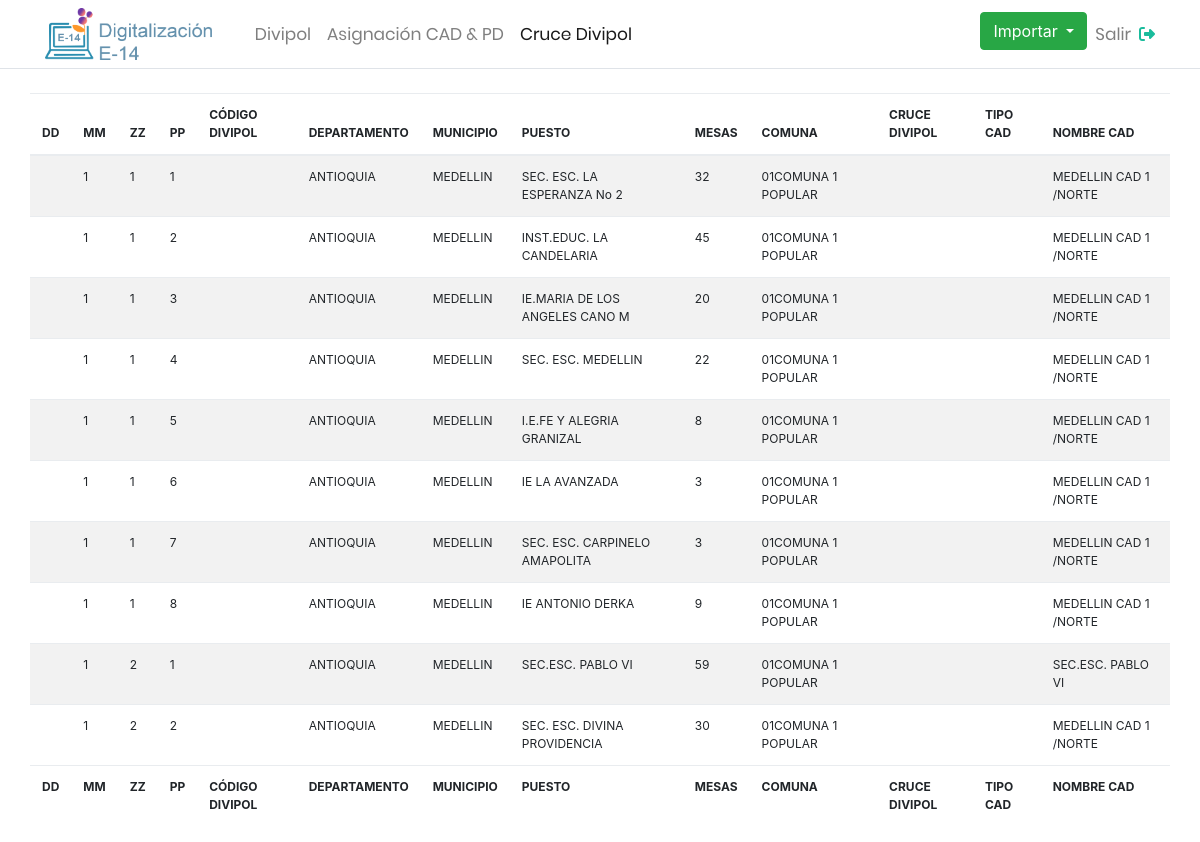
/cruce_divipol.php, run on an earlier commit of the app's database.
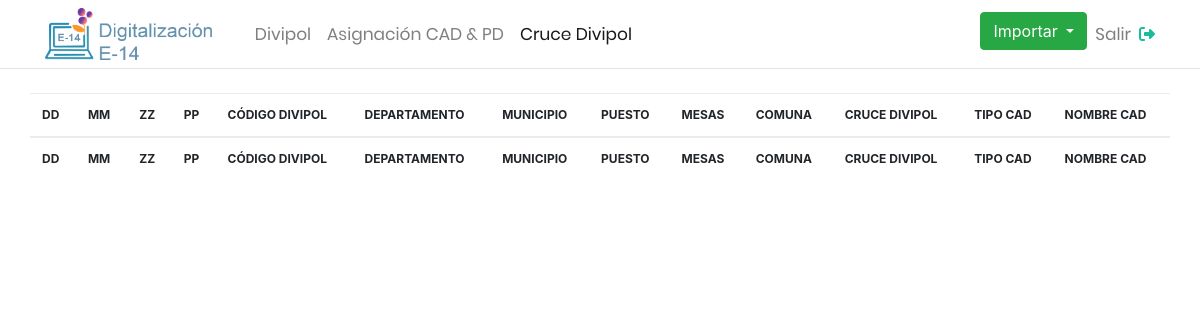
And on a later commit of the database.
### tables this page shows
CREATE TABLE `cruce_divipol` (
  `dd` int(10) NOT NULL,
  `mm` int(10) NOT NULL,
  `zz` int(10) NOT NULL,
  `pp` int(10) NOT NULL,
  `c_divipol` int(30) NOT NULL,
  `departamento` varchar(50) NOT NULL,
  `municipio` varchar(50) NOT NULL,
  `puesto` varchar(50) NOT NULL,
  `mesas` int(10) NOT NULL,
  `comuna` varchar(50) NOT NULL,
  `cruce_divipol` int(30) NOT NULL,
  `tipo_cad` varchar(30) NOT NULL,
  `nombre_cad` varchar(50) NOT NULL
);

### cruce_divipol.php (the view, shortened to what this page needs)
<!DOCTYPE html>
    <html lang="en">
    <head>
        <link rel="stylesheet" type="text/css" href="css/style.css">
        <link href="https://cdn.datatables.net/1.13.4/css/dataTables.bootstrap5.min.css" rel="stylesheet"/>
        <link href="https://cdn.datatables.net/buttons/2.3.6/css/buttons.bootstrap5.min.css" rel="stylesheet"/>
        <link rel="stylesheet" type="text/css" href="vendor/bootstrap/css/bootstrap.min.css">
        <link rel="stylesheet" href="https://cdnjs.cloudflare.com/ajax/libs/font-awesome/6.4.0/css/all.min.css" />
    </head>
    <body>
	<?php
		include("modelo/conexion.php");
	?>
<nav class="navbar navbar-light navbar-expand-md bg-faded justify-content-center">
    <div class="container">
        <img src="images/logo.png" style="width: 15%;">
        <div class="navbar-collapse collapse w-100" id="collapsingNavbar3">
            <ul class="navbar-nav w-100 justify-content-center">
                <li class="nav-item ">
                    <a class="nav-link" href="divipol.php">Divipol</a>
                </li>
                <li class="nav-item">
                    <a class="nav-link" href="asignacion.php">Asignación CAD & PD</a>
                </li>
                <li class="nav-item active">
                    <a class="nav-link" href="cruce_divipol.php">Cruce Divipol</a>
                </li>
            </ul>
            <ul class="nav navbar-nav ms-auto w-100 justify-content-end">
            <div class="dropdown">
                    <button class="btn btn-success dropdown-toggle" type="button" id="dropdownMenuButton" data-toggle="dropdown" aria-haspopup="true" aria-expanded="false">
                    Importar
                    </button>
                </div>
                <li class="nav-item">
                    <a class="nav-link" href="modelo/logout.php">Salir</a>
                </li>
            </ul>
            <i class="fa-solid fa-right-from-bracket" style="color: #1ABC9C;"></i>
        </div>
    </div>
</nav>
<div class="container my-4">
        <div class="row">
    <table id="example" class="table table-striped">
        <thead>
            <tr style="font-size: 12px;">
                <th>DD</th>
                <th>MM</th>
                <th>ZZ</th>
                <th>PP</th>
                <th>CÓDIGO DIVIPOL</th>
                <th>DEPARTAMENTO</th>
                <th>MUNICIPIO</th>
                <th>PUESTO</th>
                <th>MESAS</th>
                <th>COMUNA</th>
                <th>CRUCE DIVIPOL</th>
                <th>TIPO CAD</th>
                <th>NOMBRE CAD</th>
            </tr>
        </thead>
        <?php
        $sql="SELECT * from cruce_divipol";
        $result=mysqli_query($conexion,$sql);
        while($mostrar=mysqli_fetch_array($result)){
            ?>
            <tr style="font-size: 12px;">
                <td><?php echo $mostrar['dd']?></td>
                <td><?php echo $mostrar['mm']?></td>
                <td><?php echo $mostrar['zz']?></td>
                <td><?php echo $mostrar['pp']?></td>
                <td><?php echo $mostrar['c_divipol']?></td>
                <td><?php echo $mostrar['departamento']?></td>
                <td><?php echo $mostrar['municipio']?></td>
                <td><?php echo $mostrar['puesto']?></td>
                <td><?php echo $mostrar['mesas']?></td>
                <td><?php echo $mostrar['comuna']?></td>
                <td><?php echo $mostrar['cruce_divipol']?></td>
                <td><?php echo $mostrar['tipo_cad']?></td>
                <td><?php echo $mostrar['nombre_cad']?></td>
            </tr>
            <?php
        }
        ?>
        <tfoot>
            <tr style="font-size: 12px;">
            <th>DD</th>
                <th>MM</th>
                <th>ZZ</th>
                <th>PP</th>
                <th>CÓDIGO DIVIPOL</th>
                <th>DEPARTAMENTO</th>
                <th>MUNICIPIO</th>
                <th>PUESTO</th>
                <th>MESAS</th>
                <th>COMUNA</th>
                <th>CRUCE DIVIPOL</th>
                <th>TIPO CAD</th>
                <th>NOMBRE CAD</th>
            </tr>
        </tfoot>
    </table>
    </div>
    </div>
    </body>
</html>

### css/style.css (style rules this page uses)
.container { margin-left: 3px; }
body, html { height: 100%; font-family: Poppins-Regular, sans-serif; }
a { font-family: Poppins-Regular; font-size: 17px; line-height: 1.7; color: #666666; margin: 0px; transition: all 0.4s; -webkit-transition: all 0.4s; -o-transition: all 0.4s; -moz-transition: all 0.4s; }
.navbar { background: #fff; padding-left: 16px; padding-right: 16px; border-bottom: 1px solid #dfe3e8; border-radius: 0; }
.navbar .nav li { position: relative; }
.navbar .nav li a { color: #888; }

What changed in the data, as far as the page shows it:
removed cruce_divipol: mm "1", zz "1", pp "1", departamento "ANTIOQUIA", municipio "MEDELLIN", puesto "SEC. ESC. LA ESPERANZA No 2", mesas "32", comuna "01COMUNA 1 POPULAR", nombre_cad "MEDELLIN CAD 1 /NORTE"
removed cruce_divipol: mm "1", zz "1", pp "2", departamento "ANTIOQUIA", municipio "MEDELLIN", puesto "INST.EDUC. LA CANDELARIA", mesas "45", comuna "01COMUNA 1 POPULAR", nombre_cad "MEDELLIN CAD 1 /NORTE"
removed cruce_divipol: mm "1", zz "1", pp "3", departamento "ANTIOQUIA", municipio "MEDELLIN", puesto "IE.MARIA DE LOS ANGELES CANO M", mesas "20", comuna "01COMUNA 1 POPULAR", nombre_cad "MEDELLIN CAD 1 /NORTE"
removed cruce_divipol: mm "1", zz "1", pp "4", departamento "ANTIOQUIA", municipio "MEDELLIN", puesto "SEC. ESC. MEDELLIN", mesas "22", comuna "01COMUNA 1 POPULAR", nombre_cad "MEDELLIN CAD 1 /NORTE"
removed cruce_divipol: mm "1", zz "1", pp "5", departamento "ANTIOQUIA", municipio "MEDELLIN", puesto "I.E.FE Y ALEGRIA GRANIZAL", mesas "8", comuna "01COMUNA 1 POPULAR", nombre_cad "MEDELLIN CAD 1 /NORTE"
removed cruce_divipol: mm "1", zz "1", pp "6", departamento "ANTIOQUIA", municipio "MEDELLIN", puesto "IE LA AVANZADA", mesas "3", comuna "01COMUNA 1 POPULAR", nombre_cad "MEDELLIN CAD 1 /NORTE"
removed cruce_divipol: mm "1", zz "1", pp "7", departamento "ANTIOQUIA", municipio "MEDELLIN", puesto "SEC. ESC. CARPINELO AMAPOLITA", mesas "3", comuna "01COMUNA 1 POPULAR", nombre_cad "MEDELLIN CAD 1 /NORTE"
removed cruce_divipol: mm "1", zz "1", pp "8", departamento "ANTIOQUIA", municipio "MEDELLIN", puesto "IE ANTONIO DERKA", mesas "9", comuna "01COMUNA 1 POPULAR", nombre_cad "MEDELLIN CAD 1 /NORTE"
removed cruce_divipol: mm "1", zz "2", pp "1", departamento "ANTIOQUIA", municipio "MEDELLIN", puesto "SEC.ESC. PABLO VI", mesas "59", comuna "01COMUNA 1 POPULAR", nombre_cad "SEC.ESC. PABLO VI"
removed cruce_divipol: mm "1", zz "2", pp "2", departamento "ANTIOQUIA", municipio "MEDELLIN", puesto "SEC. ESC. DIVINA PROVIDENCIA", mesas "30", comuna "01COMUNA 1 POPULAR", nombre_cad "MEDELLIN CAD 1 /NORTE"
